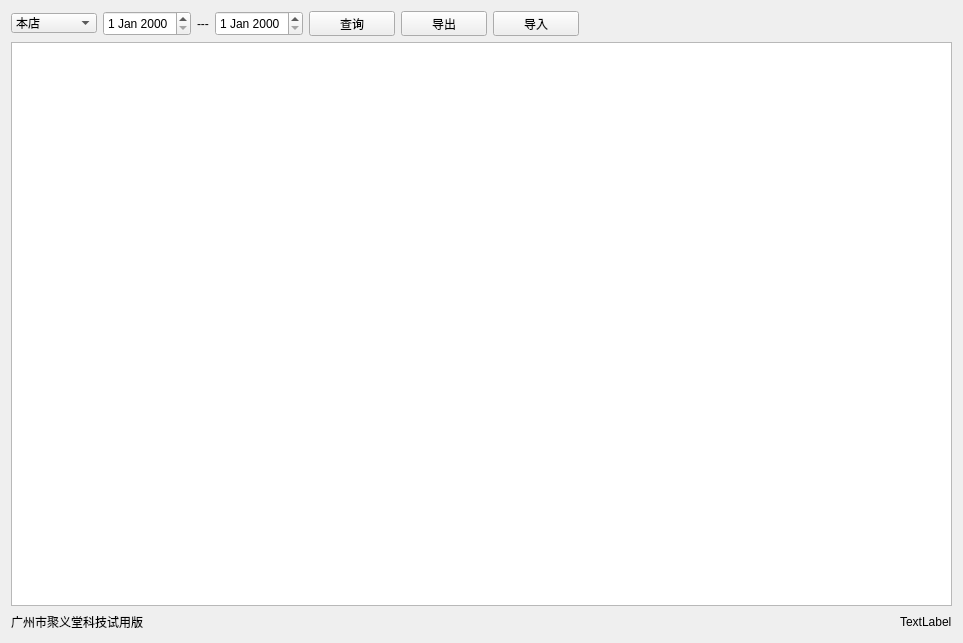
      <widget class="QWidget" name="tab_15">
       <attribute name="title">
        <string>门店消费</string>
       </attribute>
       <layout class="QVBoxLayout" name="verticalLayout_24">
        <item>
         <layout class="QVBoxLayout" name="verticalLayout_3">
          <item>
           <layout class="QVBoxLayout" name="verticalLayout_27">
            <item>
             <layout class="QHBoxLayout" name="horizontalLayout_18">
              <item>
               <widget class="QComboBox" name="comboBox">
                <property name="sizePolicy">
                 <sizepolicy hsizetype="Expanding" vsizetype="Fixed">
                  <horstretch>0</horstretch>
                  <verstretch>0</verstretch>
                 </sizepolicy>
                </property>
                <property name="minimumSize">
                 <size>
                  <width>86</width>
                  <height>20</height>
                 </size>
                </property>
                <property name="maximumSize">
                 <size>
                  <width>86</width>
                  <height>20</height>
                 </size>
                </property>
                <item>
                 <property name="text">
                  <string>本店</string>
                 </property>
                </item>
                <item>
                 <property name="text">
                  <string>全店</string>
                 </property>
                </item>
               </widget>
              </item>
              <item>
               <widget class="QDateEdit" name="dateEdit_5">
                <property name="sizePolicy">
                 <sizepolicy hsizetype="Expanding" vsizetype="Expanding">
                  <horstretch>0</horstretch>
                  <verstretch>0</verstretch>
                 </sizepolicy>
                </property>
                <property name="minimumSize">
                 <size>
                  <width>88</width>
                  <height>25</height>
                 </size>
                </property>
                <property name="maximumSize">
                 <size>
                  <width>88</width>
                  <height>25</height>
                 </size>
                </property>
               </widget>
              </item>
              <item>
               <widget class="QLabel" name="label_10">
                <property name="text">
                 <string>---</string>
                </property>
               </widget>
              </item>
              <item>
               <widget class="QDateEdit" name="dateEdit_6">
                <property name="sizePolicy">
                 <sizepolicy hsizetype="Expanding" vsizetype="Expanding">
                  <horstretch>0</horstretch>
                  <verstretch>0</verstretch>
                 </sizepolicy>
                </property>
                <property name="minimumSize">
                 <size>
                  <width>88</width>
                  <height>25</height>
                 </size>
                </property>
                <property name="maximumSize">
                 <size>
                  <width>88</width>
                  <height>25</height>
                 </size>
                </property>
               </widget>
              </item>
              <item>
               <widget class="QPushButton" name="xiaofeiCheck">
                <property name="sizePolicy">
                 <sizepolicy hsizetype="Expanding" vsizetype="Expanding">
                  <horstretch>0</horstretch>
                  <verstretch>0</verstretch>
                 </sizepolicy>
                </property>
                <property name="minimumSize">
                 <size>
                  <width>86</width>
                  <height>25</height>
                 </size>
                </property>
                <property name="maximumSize">
                 <size>
                  <width>86</width>
                  <height>25</height>
                 </size>
                </property>
                <property name="text">
                 <string>查询</string>
                </property>
               </widget>
              </item>
              <item>
               <widget class="QPushButton" name="xiaofeiOut">
                <property name="sizePolicy">
                 <sizepolicy hsizetype="Expanding" vsizetype="Expanding">
                  <horstretch>0</horstretch>
                  <verstretch>0</verstretch>
                 </sizepolicy>
                </property>
                <property name="minimumSize">
                 <size>
                  <width>85</width>
                  <height>25</height>
                 </size>
                </property>
                <property name="maximumSize">
                 <size>
                  <width>86</width>
                  <height>25</height>
                 </size>
                </property>
                <property name="text">
                 <string>导出</string>
                </property>
               </widget>
              </item>
              <item>
               <widget class="QPushButton" name="xiaofeiIn">
                <property name="sizePolicy">
                 <sizepolicy hsizetype="Expanding" vsizetype="Expanding">
                  <horstretch>0</horstretch>
                  <verstretch>0</verstretch>
                 </sizepolicy>
                </property>
                <property name="minimumSize">
                 <size>
                  <width>85</width>
                  <height>25</height>
                 </size>
                </property>
                <property name="maximumSize">
                 <size>
                  <width>86</width>
                  <height>25</height>
                 </size>
                </property>
                <property name="text">
                 <string>导入</string>
                </property>
               </widget>
              </item>
              <item>
               <spacer name="horizontalSpacer_5">
                <property name="orientation">
                 <enum>Qt::Horizontal</enum>
                </property>
                <property name="sizeHint" stdset="0">
                 <size>
                  <width>40</width>
                  <height>20</height>
                 </size>
                </property>
               </spacer>
              </item>
              <item>
               <spacer name="horizontalSpacer_32">
                <property name="orientation">
                 <enum>Qt::Horizontal</enum>
                </property>
                <property name="sizeHint" stdset="0">
                 <size>
                  <width>40</width>
                  <height>20</height>
                 </size>
                </property>
               </spacer>
              </item>
              <item>
               <spacer name="horizontalSpacer_33">
                <property name="orientation">
                 <enum>Qt::Horizontal</enum>
                </property>
                <property name="sizeHint" stdset="0">
                 <size>
                  <width>40</width>
                  <height>20</height>
                 </size>
                </property>
               </spacer>
              </item>
              <item>
               <spacer name="horizontalSpacer_34">
                <property name="orientation">
                 <enum>Qt::Horizontal</enum>
                </property>
                <property name="sizeHint" stdset="0">
                 <size>
                  <width>40</width>
                  <height>20</height>
                 </size>
                </property>
               </spacer>
              </item>
             </layout>
            </item>
            <item>
             <widget class="QTableView" name="xiaofeiTable">
              <property name="minimumSize">
               <size>
                <width>941</width>
                <height>564</height>
               </size>
              </property>
             </widget>
            </item>
           </layout>
          </item>
          <item>
           <layout class="QHBoxLayout" name="horizontalLayout_8">
            <item>
             <widget class="QLabel" name="label_11">
              <property name="text">
               <string>广州市聚义堂科技试用版</string>
              </property>
             </widget>
            </item>
            <item>
             <spacer name="horizontalSpacer_4">
              <property name="orientation">
               <enum>Qt::Horizontal</enum>
              </property>
              <property name="sizeHint" stdset="0">
               <size>
                <width>40</width>
                <height>20</height>
               </size>
              </property>
             </spacer>
            </item>
            <item>
             <widget class="QLabel" name="loading">
              <property name="text">
               <string>TextLabel</string>
              </property>
             </widget>
            </item>
           </layout>
          </item>
         </layout>
        </item>
       </layout>
      </widget>
